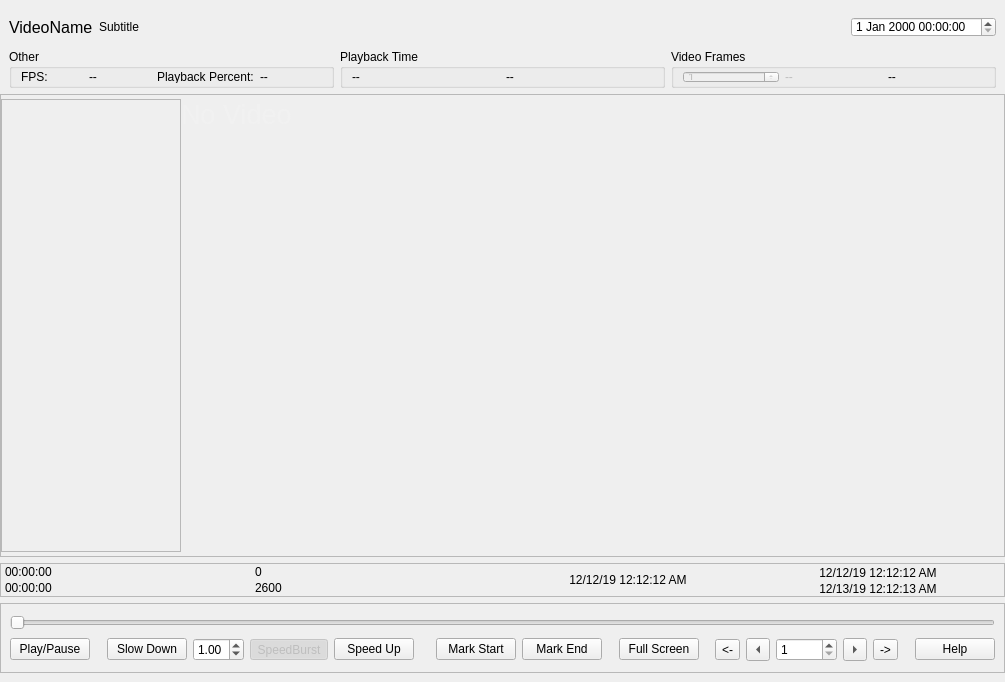
<?xml version="1.0" encoding="UTF-8"?>
<ui version="4.0">
 <class>MainVideoPlayerWindow</class>
 <widget class="QMainWindow" name="MainVideoPlayerWindow">
  <property name="geometry">
   <rect>
    <x>0</x>
    <y>0</y>
    <width>1005</width>
    <height>682</height>
   </rect>
  </property>
  <property name="minimumSize">
   <size>
    <width>640</width>
    <height>480</height>
   </size>
  </property>
  <property name="windowTitle">
   <string>Video Player</string>
  </property>
  <widget class="QWidget" name="widget_central">
   <layout class="QGridLayout" name="layout_main" rowstretch="0,0,1,0,0">
    <property name="leftMargin">
     <number>0</number>
    </property>
    <property name="topMargin">
     <number>8</number>
    </property>
    <property name="rightMargin">
     <number>0</number>
    </property>
    <item row="0" column="0">
     <widget class="QWidget" name="widget_VideoTitleLayout" native="true">
      <property name="sizePolicy">
       <sizepolicy hsizetype="Preferred" vsizetype="Fixed">
        <horstretch>0</horstretch>
        <verstretch>0</verstretch>
       </sizepolicy>
      </property>
      <property name="minimumSize">
       <size>
        <width>0</width>
        <height>33</height>
       </size>
      </property>
      <property name="maximumSize">
       <size>
        <width>16777215</width>
        <height>33</height>
       </size>
      </property>
      <property name="baseSize">
       <size>
        <width>0</width>
        <height>33</height>
       </size>
      </property>
      <layout class="QHBoxLayout" name="horizontalLayout_3">
       <property name="topMargin">
        <number>9</number>
       </property>
       <property name="bottomMargin">
        <number>4</number>
       </property>
       <item>
        <widget class="QLabel" name="lblVideoName">
         <property name="font">
          <font>
           <pointsize>12</pointsize>
          </font>
         </property>
         <property name="text">
          <string>VideoName</string>
         </property>
        </widget>
       </item>
       <item>
        <widget class="QLabel" name="lblVideoSubtitle">
         <property name="text">
          <string>Subtitle</string>
         </property>
        </widget>
       </item>
       <item>
        <spacer name="horizontalSpacer_4">
         <property name="orientation">
          <enum>Qt::Horizontal</enum>
         </property>
         <property name="sizeHint" stdset="0">
          <size>
           <width>40</width>
           <height>20</height>
          </size>
         </property>
        </spacer>
       </item>
       <item>
        <widget class="QDateTimeEdit" name="dateTimeEdit">
         <property name="enabled">
          <bool>true</bool>
         </property>
        </widget>
       </item>
      </layout>
     </widget>
    </item>
    <item row="1" column="0">
     <widget class="QWidget" name="widget_VideoInfoLayout" native="true">
      <property name="sizePolicy">
       <sizepolicy hsizetype="Preferred" vsizetype="Fixed">
        <horstretch>0</horstretch>
        <verstretch>0</verstretch>
       </sizepolicy>
      </property>
      <property name="minimumSize">
       <size>
        <width>0</width>
        <height>41</height>
       </size>
      </property>
      <property name="maximumSize">
       <size>
        <width>16777215</width>
        <height>41</height>
       </size>
      </property>
      <property name="baseSize">
       <size>
        <width>0</width>
        <height>41</height>
       </size>
      </property>
      <layout class="QHBoxLayout" name="horizontalLayout_7">
       <property name="spacing">
        <number>6</number>
       </property>
       <property name="topMargin">
        <number>2</number>
       </property>
       <property name="bottomMargin">
        <number>0</number>
       </property>
       <item>
        <widget class="QGroupBox" name="groupBox_3">
         <property name="enabled">
          <bool>true</bool>
         </property>
         <property name="title">
          <string>Other</string>
         </property>
         <layout class="QHBoxLayout" name="horizontalLayout_6">
          <property name="topMargin">
           <number>2</number>
          </property>
          <property name="bottomMargin">
           <number>2</number>
          </property>
          <item>
           <widget class="QLabel" name="label_2">
            <property name="text">
             <string>FPS:</string>
            </property>
           </widget>
          </item>
          <item>
           <widget class="QLabel" name="lblFileFPS">
            <property name="text">
             <string>--</string>
            </property>
           </widget>
          </item>
          <item>
           <widget class="QLabel" name="label_3">
            <property name="text">
             <string>Playback Percent:</string>
            </property>
           </widget>
          </item>
          <item>
           <widget class="QLabel" name="lblPlaybackPercent">
            <property name="text">
             <string>--</string>
            </property>
           </widget>
          </item>
         </layout>
        </widget>
       </item>
       <item>
        <widget class="QGroupBox" name="groupBox_2">
         <property name="title">
          <string>Playback Time</string>
         </property>
         <layout class="QHBoxLayout" name="horizontalLayout_5">
          <property name="topMargin">
           <number>2</number>
          </property>
          <property name="bottomMargin">
           <number>2</number>
          </property>
          <item>
           <widget class="QLabel" name="lblCurrentTime">
            <property name="text">
             <string>--</string>
            </property>
           </widget>
          </item>
          <item>
           <widget class="QLabel" name="lblTotalDuration">
            <property name="text">
             <string>--</string>
            </property>
           </widget>
          </item>
         </layout>
        </widget>
       </item>
       <item>
        <widget class="QGroupBox" name="groupBox">
         <property name="title">
          <string>Video Frames</string>
         </property>
         <layout class="QHBoxLayout" name="horizontalLayout_4">
          <property name="topMargin">
           <number>2</number>
          </property>
          <property name="bottomMargin">
           <number>2</number>
          </property>
          <item>
           <widget class="QSpinBox" name="spinBoxCurrentFrame">
            <property name="enabled">
             <bool>false</bool>
            </property>
            <property name="buttonSymbols">
             <enum>QAbstractSpinBox::UpDownArrows</enum>
            </property>
            <property name="minimum">
             <number>1</number>
            </property>
            <property name="maximum">
             <number>10000</number>
            </property>
            <property name="value">
             <number>1</number>
            </property>
           </widget>
          </item>
          <item>
           <widget class="QLabel" name="lblCurrentFrame">
            <property name="enabled">
             <bool>false</bool>
            </property>
            <property name="text">
             <string>--</string>
            </property>
           </widget>
          </item>
          <item>
           <widget class="QLabel" name="lblTotalFrames">
            <property name="text">
             <string>--</string>
            </property>
           </widget>
          </item>
         </layout>
        </widget>
       </item>
      </layout>
     </widget>
    </item>
    <item row="2" column="0" rowspan="3">
     <widget class="QFrame" name="frame_media">
      <property name="sizePolicy">
       <sizepolicy hsizetype="Expanding" vsizetype="Expanding">
        <horstretch>0</horstretch>
        <verstretch>0</verstretch>
       </sizepolicy>
      </property>
      <property name="minimumSize">
       <size>
        <width>500</width>
        <height>300</height>
       </size>
      </property>
      <property name="baseSize">
       <size>
        <width>500</width>
        <height>300</height>
       </size>
      </property>
      <property name="frameShape">
       <enum>QFrame::NoFrame</enum>
      </property>
      <property name="frameShadow">
       <enum>QFrame::Plain</enum>
      </property>
      <property name="lineWidth">
       <number>0</number>
      </property>
      <layout class="QGridLayout" name="gridLayout" rowstretch="1,0,0">
       <property name="leftMargin">
        <number>0</number>
       </property>
       <property name="topMargin">
        <number>0</number>
       </property>
       <property name="rightMargin">
        <number>0</number>
       </property>
       <property name="bottomMargin">
        <number>0</number>
       </property>
       <item row="0" column="0">
        <widget class="QFrame" name="frame_videosWrapper">
         <property name="sizePolicy">
          <sizepolicy hsizetype="Expanding" vsizetype="Expanding">
           <horstretch>0</horstretch>
           <verstretch>0</verstretch>
          </sizepolicy>
         </property>
         <property name="minimumSize">
          <size>
           <width>0</width>
           <height>400</height>
          </size>
         </property>
         <property name="baseSize">
          <size>
           <width>0</width>
           <height>400</height>
          </size>
         </property>
         <property name="frameShape">
          <enum>QFrame::StyledPanel</enum>
         </property>
         <property name="frameShadow">
          <enum>QFrame::Raised</enum>
         </property>
         <layout class="QHBoxLayout" name="horizontalLayout_2">
          <property name="spacing">
           <number>0</number>
          </property>
          <property name="leftMargin">
           <number>0</number>
          </property>
          <property name="topMargin">
           <number>4</number>
          </property>
          <property name="rightMargin">
           <number>0</number>
          </property>
          <property name="bottomMargin">
           <number>4</number>
          </property>
          <item>
           <widget class="QFrame" name="frame_previousFrames">
            <property name="sizePolicy">
             <sizepolicy hsizetype="Preferred" vsizetype="Expanding">
              <horstretch>0</horstretch>
              <verstretch>0</verstretch>
             </sizepolicy>
            </property>
            <property name="minimumSize">
             <size>
              <width>80</width>
              <height>0</height>
             </size>
            </property>
            <property name="baseSize">
             <size>
              <width>160</width>
              <height>0</height>
             </size>
            </property>
            <property name="frameShape">
             <enum>QFrame::StyledPanel</enum>
            </property>
            <property name="frameShadow">
             <enum>QFrame::Raised</enum>
            </property>
            <layout class="QVBoxLayout" name="verticalLayout">
             <item>
              <widget class="QPushButton" name="btn_PreviousFrame_0">
               <property name="sizePolicy">
                <sizepolicy hsizetype="Fixed" vsizetype="Fixed">
                 <horstretch>0</horstretch>
                 <verstretch>0</verstretch>
                </sizepolicy>
               </property>
               <property name="minimumSize">
                <size>
                 <width>160</width>
                 <height>120</height>
                </size>
               </property>
               <property name="maximumSize">
                <size>
                 <width>160</width>
                 <height>16777215</height>
                </size>
               </property>
               <property name="baseSize">
                <size>
                 <width>160</width>
                 <height>120</height>
                </size>
               </property>
               <property name="focusPolicy">
                <enum>Qt::NoFocus</enum>
               </property>
               <property name="text">
                <string/>
               </property>
               <property name="iconSize">
                <size>
                 <width>160</width>
                 <height>120</height>
                </size>
               </property>
               <property name="flat">
                <bool>true</bool>
               </property>
              </widget>
             </item>
             <item>
              <widget class="QPushButton" name="btn_PreviousFrame_1">
               <property name="sizePolicy">
                <sizepolicy hsizetype="Fixed" vsizetype="Fixed">
                 <horstretch>0</horstretch>
                 <verstretch>0</verstretch>
                </sizepolicy>
               </property>
               <property name="minimumSize">
                <size>
                 <width>160</width>
                 <height>120</height>
                </size>
               </property>
               <property name="maximumSize">
                <size>
                 <width>160</width>
                 <height>120</height>
                </size>
               </property>
               <property name="baseSize">
                <size>
                 <width>160</width>
                 <height>120</height>
                </size>
               </property>
               <property name="focusPolicy">
                <enum>Qt::NoFocus</enum>
               </property>
               <property name="text">
                <string/>
               </property>
               <property name="iconSize">
                <size>
                 <width>160</width>
                 <height>120</height>
                </size>
               </property>
               <property name="flat">
                <bool>true</bool>
               </property>
              </widget>
             </item>
             <item>
              <widget class="QPushButton" name="btn_PreviousFrame_2">
               <property name="sizePolicy">
                <sizepolicy hsizetype="Fixed" vsizetype="Fixed">
                 <horstretch>0</horstretch>
                 <verstretch>0</verstretch>
                </sizepolicy>
               </property>
               <property name="minimumSize">
                <size>
                 <width>160</width>
                 <height>120</height>
                </size>
               </property>
               <property name="maximumSize">
                <size>
                 <width>160</width>
                 <height>120</height>
                </size>
               </property>
               <property name="baseSize">
                <size>
                 <width>160</width>
                 <height>120</height>
                </size>
               </property>
               <property name="focusPolicy">
                <enum>Qt::NoFocus</enum>
               </property>
               <property name="text">
                <string/>
               </property>
               <property name="iconSize">
                <size>
                 <width>160</width>
                 <height>120</height>
                </size>
               </property>
               <property name="flat">
                <bool>true</bool>
               </property>
              </widget>
             </item>
            </layout>
           </widget>
          </item>
          <item>
           <widget class="VideoFrame" name="frame_video">
            <property name="sizePolicy">
             <sizepolicy hsizetype="Expanding" vsizetype="Expanding">
              <horstretch>0</horstretch>
              <verstretch>0</verstretch>
             </sizepolicy>
            </property>
            <property name="minimumSize">
             <size>
              <width>300</width>
              <height>300</height>
             </size>
            </property>
            <property name="baseSize">
             <size>
              <width>0</width>
              <height>300</height>
             </size>
            </property>
            <property name="focusPolicy">
             <enum>Qt::StrongFocus</enum>
            </property>
            <property name="frameShape">
             <enum>QFrame::NoFrame</enum>
            </property>
            <property name="frameShadow">
             <enum>QFrame::Plain</enum>
            </property>
            <property name="lineWidth">
             <number>0</number>
            </property>
            <widget class="QLabel" name="lblVideoStatusOverlay">
             <property name="geometry">
              <rect>
               <x>0</x>
               <y>0</y>
               <width>231</width>
               <height>31</height>
              </rect>
             </property>
             <property name="font">
              <font>
               <pointsize>20</pointsize>
               <stylestrategy>PreferAntialias</stylestrategy>
              </font>
             </property>
             <property name="styleSheet">
              <string notr="true">color: rgb(241, 241, 241);</string>
             </property>
             <property name="text">
              <string>No Video</string>
             </property>
             <property name="textInteractionFlags">
              <set>Qt::NoTextInteraction</set>
             </property>
            </widget>
           </widget>
          </item>
         </layout>
        </widget>
       </item>
       <item row="1" column="0">
        <widget class="QFrame" name="frame_CurrentVideoPlaybackInformation">
         <property name="sizePolicy">
          <sizepolicy hsizetype="Preferred" vsizetype="Fixed">
           <horstretch>0</horstretch>
           <verstretch>0</verstretch>
          </sizepolicy>
         </property>
         <property name="minimumSize">
          <size>
           <width>0</width>
           <height>34</height>
          </size>
         </property>
         <property name="maximumSize">
          <size>
           <width>16777215</width>
           <height>34</height>
          </size>
         </property>
         <property name="baseSize">
          <size>
           <width>0</width>
           <height>34</height>
          </size>
         </property>
         <property name="frameShape">
          <enum>QFrame::StyledPanel</enum>
         </property>
         <property name="frameShadow">
          <enum>QFrame::Raised</enum>
         </property>
         <layout class="QHBoxLayout" name="horizontalLayout">
          <property name="spacing">
           <number>6</number>
          </property>
          <property name="leftMargin">
           <number>4</number>
          </property>
          <property name="topMargin">
           <number>0</number>
          </property>
          <property name="rightMargin">
           <number>4</number>
          </property>
          <property name="bottomMargin">
           <number>0</number>
          </property>
          <item>
           <layout class="QVBoxLayout" name="verticalLayout_PlaybackDuration">
            <property name="spacing">
             <number>0</number>
            </property>
            <item>
             <widget class="QLabel" name="lblPlayheadRelativeDuration">
              <property name="text">
               <string>00:00:00</string>
              </property>
             </widget>
            </item>
            <item>
             <widget class="QLabel" name="lblTotalVideoDuration">
              <property name="text">
               <string>00:00:00</string>
              </property>
             </widget>
            </item>
           </layout>
          </item>
          <item>
           <layout class="QVBoxLayout" name="verticalLayout_Frames">
            <property name="spacing">
             <number>0</number>
            </property>
            <item>
             <widget class="QLabel" name="lblPlayheadFrame">
              <property name="text">
               <string>0</string>
              </property>
             </widget>
            </item>
            <item>
             <widget class="QLabel" name="lblTotalVideoFrames">
              <property name="text">
               <string>2600</string>
              </property>
             </widget>
            </item>
           </layout>
          </item>
          <item>
           <widget class="QPushButton" name="btn_PlayheadDatetime">
            <property name="text">
             <string>12/12/19 12:12:12 AM</string>
            </property>
            <property name="flat">
             <bool>true</bool>
            </property>
           </widget>
          </item>
          <item>
           <layout class="QVBoxLayout" name="verticalLayout_Datetimes">
            <property name="spacing">
             <number>0</number>
            </property>
            <item>
             <widget class="QPushButton" name="btn_VideoStartDatetime">
              <property name="minimumSize">
               <size>
                <width>0</width>
                <height>17</height>
               </size>
              </property>
              <property name="maximumSize">
               <size>
                <width>16777215</width>
                <height>17</height>
               </size>
              </property>
              <property name="baseSize">
               <size>
                <width>0</width>
                <height>17</height>
               </size>
              </property>
              <property name="text">
               <string>12/12/19 12:12:12 AM</string>
              </property>
              <property name="flat">
               <bool>true</bool>
              </property>
             </widget>
            </item>
            <item>
             <widget class="QPushButton" name="btn_VideoEndDatetime">
              <property name="minimumSize">
               <size>
                <width>0</width>
                <height>17</height>
               </size>
              </property>
              <property name="maximumSize">
               <size>
                <width>16777215</width>
                <height>17</height>
               </size>
              </property>
              <property name="baseSize">
               <size>
                <width>0</width>
                <height>17</height>
               </size>
              </property>
              <property name="text">
               <string>12/13/19 12:12:13 AM</string>
              </property>
              <property name="flat">
               <bool>true</bool>
              </property>
             </widget>
            </item>
           </layout>
          </item>
         </layout>
        </widget>
       </item>
       <item row="2" column="0">
        <widget class="QFrame" name="frame_media_control">
         <property name="sizePolicy">
          <sizepolicy hsizetype="Preferred" vsizetype="Fixed">
           <horstretch>0</horstretch>
           <verstretch>0</verstretch>
          </sizepolicy>
         </property>
         <property name="minimumSize">
          <size>
           <width>0</width>
           <height>70</height>
          </size>
         </property>
         <property name="maximumSize">
          <size>
           <width>16777215</width>
           <height>70</height>
          </size>
         </property>
         <property name="frameShape">
          <enum>QFrame::StyledPanel</enum>
         </property>
         <property name="frameShadow">
          <enum>QFrame::Plain</enum>
         </property>
         <property name="lineWidth">
          <number>0</number>
         </property>
         <layout class="QGridLayout" name="gridLayout_2">
          <item row="1" column="19">
           <widget class="QPushButton" name="btnHelp">
            <property name="text">
             <string>Help</string>
            </property>
           </widget>
          </item>
          <item row="1" column="17">
           <widget class="QToolButton" name="btnSkipRight">
            <property name="toolTip">
             <string>Skip Frames Right</string>
            </property>
            <property name="text">
             <string>-&gt;</string>
            </property>
            <property name="shortcut">
             <string>Ctrl+Right</string>
            </property>
           </widget>
          </item>
          <item row="1" column="10">
           <spacer name="horizontalSpacer_7">
            <property name="orientation">
             <enum>Qt::Horizontal</enum>
            </property>
            <property name="sizeHint" stdset="0">
             <size>
              <width>40</width>
              <height>20</height>
             </size>
            </property>
           </spacer>
          </item>
          <item row="1" column="13">
           <widget class="QToolButton" name="btnSkipLeft">
            <property name="toolTip">
             <string>Skip Frames Left</string>
            </property>
            <property name="text">
             <string>&lt;-</string>
            </property>
            <property name="shortcut">
             <string>Ctrl+Left</string>
            </property>
           </widget>
          </item>
          <item row="1" column="1">
           <spacer name="horizontalSpacer_5">
            <property name="orientation">
             <enum>Qt::Horizontal</enum>
            </property>
            <property name="sizeHint" stdset="0">
             <size>
              <width>40</width>
              <height>20</height>
             </size>
            </property>
           </spacer>
          </item>
          <item row="1" column="12">
           <spacer name="horizontalSpacer">
            <property name="orientation">
             <enum>Qt::Horizontal</enum>
            </property>
            <property name="sizeHint" stdset="0">
             <size>
              <width>40</width>
              <height>20</height>
             </size>
            </property>
           </spacer>
          </item>
          <item row="1" column="18">
           <spacer name="horizontalSpacer_3">
            <property name="orientation">
             <enum>Qt::Horizontal</enum>
            </property>
            <property name="sizeHint" stdset="0">
             <size>
              <width>40</width>
              <height>20</height>
             </size>
            </property>
           </spacer>
          </item>
          <item row="1" column="4">
           <widget class="QToolButton" name="toolButton_SpeedBurstEnabled">
            <property name="enabled">
             <bool>false</bool>
            </property>
            <property name="statusTip">
             <string>Trigger speedburst with the hotkey</string>
            </property>
            <property name="whatsThis">
             <string>Trigger speedburst with the hotkey</string>
            </property>
            <property name="text">
             <string>SpeedBurst</string>
            </property>
            <property name="checkable">
             <bool>true</bool>
            </property>
            <property name="checked">
             <bool>true</bool>
            </property>
           </widget>
          </item>
          <item row="1" column="16">
           <widget class="QToolButton" name="btnRight">
            <property name="toolTip">
             <string>Step Frames Right</string>
            </property>
            <property name="text">
             <string>&gt;</string>
            </property>
            <property name="shortcut">
             <string>Right</string>
            </property>
            <property name="arrowType">
             <enum>Qt::RightArrow</enum>
            </property>
           </widget>
          </item>
          <item row="1" column="0">
           <widget class="ToggleButton" name="button_play_pause">
            <property name="sizePolicy">
             <sizepolicy hsizetype="Fixed" vsizetype="Fixed">
              <horstretch>0</horstretch>
              <verstretch>0</verstretch>
             </sizepolicy>
            </property>
            <property name="toolTip">
             <string>Toggle Play/Pause</string>
            </property>
            <property name="text">
             <string>Play/Pause</string>
            </property>
            <property name="checkable">
             <bool>false</bool>
            </property>
           </widget>
          </item>
          <item row="1" column="2">
           <widget class="QPushButton" name="button_slow_down">
            <property name="sizePolicy">
             <sizepolicy hsizetype="Fixed" vsizetype="Fixed">
              <horstretch>0</horstretch>
              <verstretch>0</verstretch>
             </sizepolicy>
            </property>
            <property name="toolTip">
             <string>Slow down the video</string>
            </property>
            <property name="text">
             <string>Slow Down</string>
            </property>
            <property name="shortcut">
             <string>Ctrl+S</string>
            </property>
           </widget>
          </item>
          <item row="0" column="0" colspan="20">
           <widget class="HighlightedJumpSlider" name="slider_progress">
            <property name="maximum">
             <number>9999</number>
            </property>
            <property name="pageStep">
             <number>1</number>
            </property>
            <property name="orientation">
             <enum>Qt::Horizontal</enum>
            </property>
            <property name="tickPosition">
             <enum>QSlider::NoTicks</enum>
            </property>
           </widget>
          </item>
          <item row="1" column="9">
           <widget class="QPushButton" name="button_mark_end">
            <property name="toolTip">
             <string>Mark the end of the entry</string>
            </property>
            <property name="text">
             <string>Mark End</string>
            </property>
           </widget>
          </item>
          <item row="1" column="8">
           <widget class="QPushButton" name="button_mark_start">
            <property name="toolTip">
             <string>Mark the start of the entry</string>
            </property>
            <property name="text">
             <string>Mark Start</string>
            </property>
           </widget>
          </item>
          <item row="1" column="3">
           <widget class="QDoubleSpinBox" name="doubleSpinBoxPlaybackSpeed">
            <property name="minimum">
             <double>0.200000000000000</double>
            </property>
            <property name="maximum">
             <double>6.000000000000000</double>
            </property>
            <property name="value">
             <double>1.000000000000000</double>
            </property>
           </widget>
          </item>
          <item row="1" column="7">
           <spacer name="horizontalSpacer_6">
            <property name="orientation">
             <enum>Qt::Horizontal</enum>
            </property>
            <property name="sizeHint" stdset="0">
             <size>
              <width>40</width>
              <height>20</height>
             </size>
            </property>
           </spacer>
          </item>
          <item row="1" column="14">
           <widget class="QToolButton" name="btnLeft">
            <property name="toolTip">
             <string>Step Frames Left</string>
            </property>
            <property name="text">
             <string>&lt;</string>
            </property>
            <property name="shortcut">
             <string>Left</string>
            </property>
            <property name="arrowType">
             <enum>Qt::LeftArrow</enum>
            </property>
           </widget>
          </item>
          <item row="1" column="5">
           <widget class="QPushButton" name="button_speed_up">
            <property name="sizePolicy">
             <sizepolicy hsizetype="Fixed" vsizetype="Fixed">
              <horstretch>0</horstretch>
              <verstretch>0</verstretch>
             </sizepolicy>
            </property>
            <property name="toolTip">
             <string>Speed up the video</string>
            </property>
            <property name="text">
             <string>Speed Up</string>
            </property>
            <property name="shortcut">
             <string>Ctrl+=</string>
            </property>
           </widget>
          </item>
          <item row="1" column="15">
           <widget class="QSpinBox" name="spinBoxFrameJumpMultiplier">
            <property name="toolTip">
             <string>Jump Size</string>
            </property>
            <property name="frame">
             <bool>true</bool>
            </property>
            <property name="correctionMode">
             <enum>QAbstractSpinBox::CorrectToNearestValue</enum>
            </property>
            <property name="keyboardTracking">
             <bool>false</bool>
            </property>
            <property name="minimum">
             <number>1</number>
            </property>
            <property name="maximum">
             <number>50000</number>
            </property>
           </widget>
          </item>
          <item row="1" column="11">
           <widget class="QPushButton" name="button_full_screen">
            <property name="sizePolicy">
             <sizepolicy hsizetype="Fixed" vsizetype="Fixed">
              <horstretch>0</horstretch>
              <verstretch>0</verstretch>
             </sizepolicy>
            </property>
            <property name="toolTip">
             <string>Set the video to full screen</string>
            </property>
            <property name="text">
             <string>Full Screen</string>
            </property>
           </widget>
          </item>
         </layout>
        </widget>
       </item>
      </layout>
     </widget>
    </item>
   </layout>
  </widget>
  <action name="actionExit">
   <property name="text">
    <string>Exit</string>
   </property>
  </action>
  <action name="actionTest_Entry">
   <property name="text">
    <string>Test Entry</string>
   </property>
  </action>
 </widget>
 <customwidgets>
  <customwidget>
   <class>VideoFrame</class>
   <extends>QFrame</extends>
   <header>GUI.Windows.VideoPlayer</header>
   <container>1</container>
  </customwidget>
  <customwidget>
   <class>HighlightedJumpSlider</class>
   <extends>QSlider</extends>
   <header>GUI.Windows.VideoPlayer</header>
  </customwidget>
  <customwidget>
   <class>ToggleButton</class>
   <extends>QPushButton</extends>
   <header>GUI.Windows.VideoPlayer</header>
  </customwidget>
 </customwidgets>
 <resources/>
 <connections/>
</ui>
